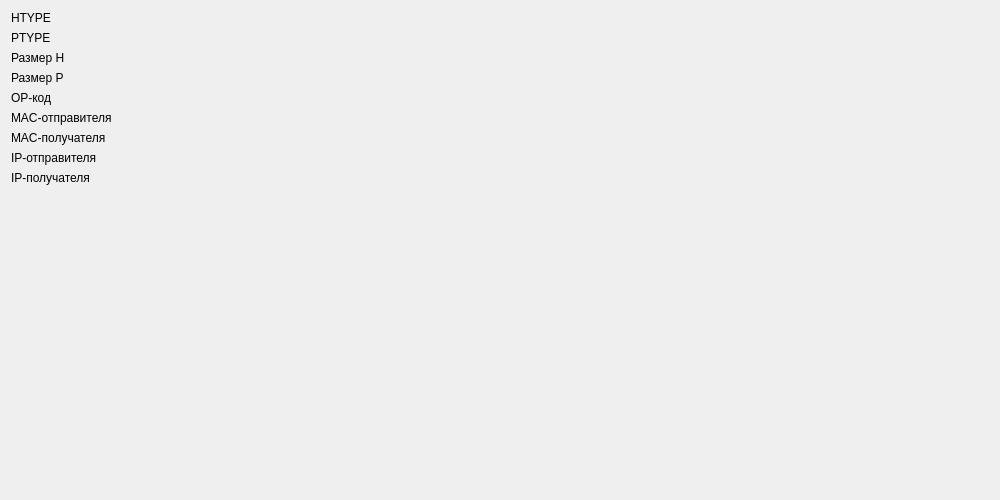
<?xml version="1.0" encoding="UTF-8"?>
<ui version="4.0">
 <class>PacketArpInfoTab</class>
 <widget class="QWidget" name="PacketArpInfoTab">
  <property name="geometry">
   <rect>
    <x>0</x>
    <y>0</y>
    <width>1000</width>
    <height>500</height>
   </rect>
  </property>
  <property name="windowTitle">
   <string>Form</string>
  </property>
  <layout class="QFormLayout" name="formLayout">
   <item row="0" column="0">
    <widget class="QLabel" name="label">
     <property name="text">
      <string>HTYPE</string>
     </property>
    </widget>
   </item>
   <item row="1" column="0">
    <widget class="QLabel" name="label_6">
     <property name="text">
      <string>PTYPE</string>
     </property>
    </widget>
   </item>
   <item row="2" column="0">
    <widget class="QLabel" name="label_4">
     <property name="text">
      <string>Размер H</string>
     </property>
    </widget>
   </item>
   <item row="3" column="0">
    <widget class="QLabel" name="label_8">
     <property name="text">
      <string>Размер P</string>
     </property>
    </widget>
   </item>
   <item row="4" column="0">
    <widget class="QLabel" name="label_10">
     <property name="text">
      <string>OP-код</string>
     </property>
    </widget>
   </item>
   <item row="5" column="0">
    <widget class="QLabel" name="label_9">
     <property name="text">
      <string>MAC-отправителя</string>
     </property>
    </widget>
   </item>
   <item row="6" column="0">
    <widget class="QLabel" name="label_7">
     <property name="text">
      <string>MAC-получателя</string>
     </property>
    </widget>
   </item>
   <item row="7" column="0">
    <widget class="QLabel" name="label_5">
     <property name="text">
      <string>IP-отправителя</string>
     </property>
    </widget>
   </item>
   <item row="8" column="0">
    <widget class="QLabel" name="label_3">
     <property name="text">
      <string>IP-получателя</string>
     </property>
    </widget>
   </item>
  </layout>
 </widget>
 <resources/>
 <connections/>
</ui>
